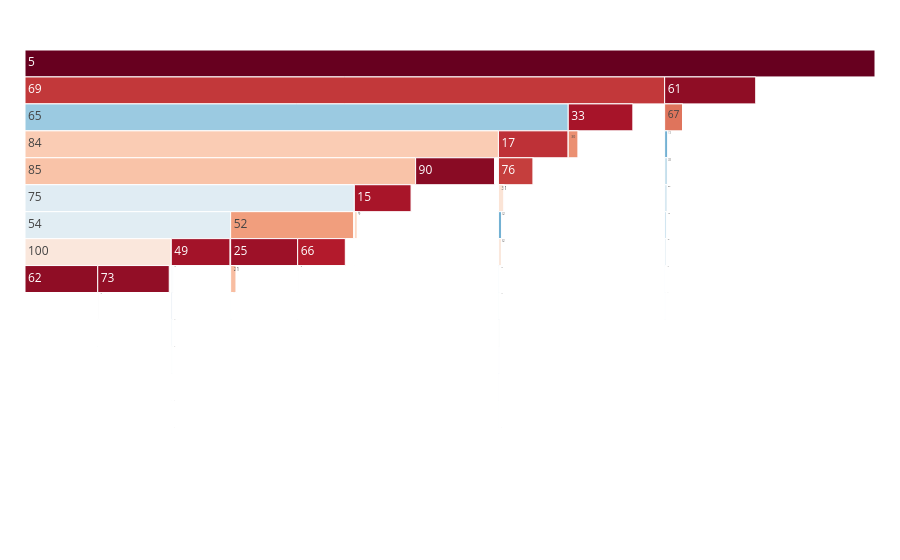

Source (notebook cell):
### Code cell
fig = make_icicle(path_templ(15))
fig.show()

### Figure 1 — Plotly figure (JSON) as saved in the notebook; plotly's stock layout.template omitted (floating-point values rounded to 4 significant figures)
{"data": [{"labels": ["0", "1", "2", "3", "4", "5", "6", "7", "8", "9", "10", "11", "12", "13", "14", "15", "16", "17", "18", "19", "20", "21", "22", "23", "24", "25", "26", "27", "28", "29", "30", "31", "32", "33", "34", "35", "36", "37", "38", "39", "40", "41", "42", "43", "44", "45", "46", "47", "48", "49", "50", "51", "52", "53", "54", "55", "56", "57", "58", "59", "60", "61", "62", "63", "64", "65", "66", "67", "68", "69", "70", "71", "72", "73", "74", "75", "76", "77", "78", "79", "80", "81", "82", "83", "84", "85", "86", "87", "88", "89", "90", "91", "92", "93", "94", "95", "96", "97", "98", "99", "100"], "marker": {"cmid": null, "colors": [2.833, 0, 1.386, 0, 2.565, 9.192, 0, 3.332, 0.6931, 0, 0, 1.386, 4.127, 2.398, 0, 8.393, 0, 7.96, 3.611, 0, 3.497, 6.026, 0, 0, 0.6931, 8.528, 0, 1.609, 0, null, 6.712, 5.22, 5.1, 8.412, 0.6931, 0, 0.6931, 0, 0, 3.689, 4.605, 0, 2.398, 0, 0.6931, 0, 0, 0.6931, 0.6931, 8.453, 1.386, 2.398, 6.529, 3.738, 4.06, 0, 3.091, 0, 0.6931, 0.6931, 0, 8.704, 8.698, 2.708, 1.099, 2.89, 8.245, 7.092, 0.6931, 7.87, 0, 0.6931, 1.099, 8.661, 1.609, 4.043, 7.783, 0.6931, 3.871, 5.525, 2.398, 4.673, 1.609, 0.6931, 5.775, 5.927, 0.6931, 0, 0.6931, 3.714, 8.779, 0, 0.6931, 1.386, 1.099, 4.078, 1.946, 0.6931, 0.6931, 1.609, 5.118], "colorscale": [[0, "rgb(5,48,97)"], [0.1, "rgb(33,102,172)"], [0.2, "rgb(67,147,195)"], [0.3, "rgb(146,197,222)"], [0.4, "rgb(209,229,240)"], [0.5, "rgb(247,247,247)"], [0.6, "rgb(253,219,199)"], [0.7, "rgb(244,165,130)"], [0.8, "rgb(214,96,77)"], [0.9, "rgb(178,24,43)"], [1, "rgb(103,0,31)"]]}, "parents": ["32", "7", "63", "32", "40", "", "51", "0", "31", "63", "80", "93", "49", "97", "93", "85", "33", "65", "89", "17", "51", "25", "13", "79", "1", "52", "73", "74", "61", "80", "33", "76", "42", "69", "56", "15", "20", "67", "12", "53", "66", "66", "31", "21", "42", "76", "49", "96", "0", "54", "11", "67", "75", "95", "75", "18", "13", "91", "74", "11", "89", "5", "100", "96", "9", "69", "52", "61", "97", "5", "72", "79", "50", "100", "29", "85", "17", "25", "21", "15", "72", "73", "81", "53", "65", "84", "81", "95", "40", "20", "84", "56", "1", "7", "50", "18", "91", "12", "29", "9", "54"], "root": {"color": "lightgrey"}, "tiling": {"orientation": "v"}, "type": "icicle", "values": [17, 1, 4, 1, 13, 9823, 1, 28, 2, 1, 1, 4, 62, 11, 1, 4418, 1, 2864, 37, 1, 33, 414, 1, 1, 2, 5053, 1, 5, 1, 0, 822, 185, 164, 4499, 2, 1, 2, 1, 1, 40, 100, 1, 11, 1, 2, 1, 1, 2, 2, 4688, 4, 11, 685, 42, 58, 1, 22, 1, 2, 2, 1, 6026, 5989, 15, 3, 18, 3809, 1202, 2, 2617, 1, 2, 3, 5775, 5, 57, 2400, 2, 48, 251, 11, 107, 5, 2, 322, 375, 2, 1, 2, 41, 6498, 1, 2, 4, 3, 59, 7, 2, 2, 5, 167]}], "layout": {"margin": {"b": 25, "l": 25, "r": 25, "t": 50}}}
